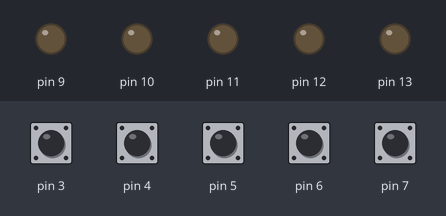
A sketch run on a simulated Arduino Uno, built with avr-gcc and run on an emulated ATmega328P. On the bench: output pins drawn as LEDs (lit = HIGH). The inputs (shaded band) are chosen by the test bench; at power-on: pin 3–7 HIGH.

Above: at 1.2 s.
1.3 s: pin 3 pulled LOW for 0.15 s
At 1.37 s:
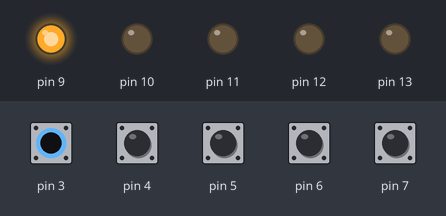
2.9 s: pin 4 pulled LOW for 0.15 s
At 2.97 s:
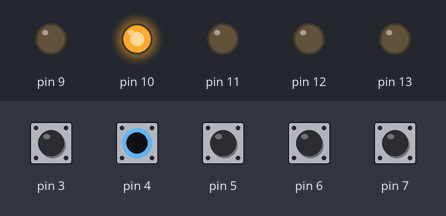
4.5 s: pin 5 pulled LOW for 0.15 s
At 4.57 s:
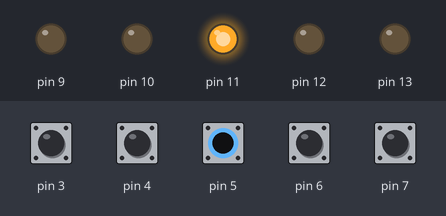
6.1 s: pin 6 pulled LOW for 0.15 s
At 6.17 s:
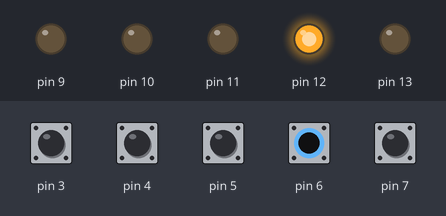
7.7 s: pin 7 pulled LOW for 0.15 s
At 7.77 s:
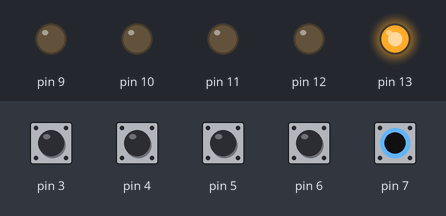
9.3 s: pin 3 driven LOW and pin 4 driven LOW
At 10.3 s:
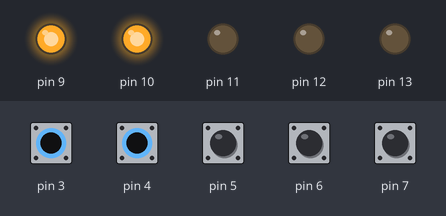
Timing chart, 0 to 11.8 s (numbered marks = the images above; inputs shaded):
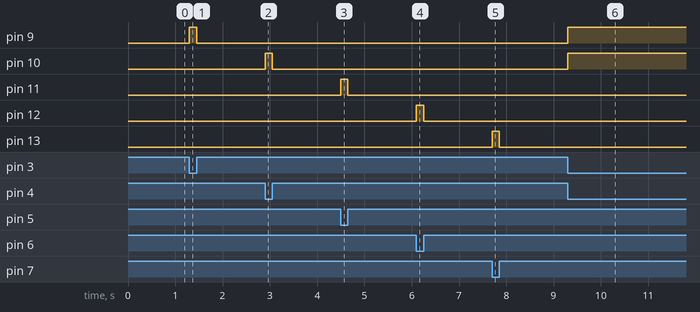

The sketch:

Test_Button.ino
```cpp
void setup() {
  // simple check for up to 5 buttons

  // light for buttons as output
 pinMode(13, OUTPUT);
 pinMode(12, OUTPUT);
 pinMode(11, OUTPUT);
 pinMode(10, OUTPUT);
 pinMode(9, OUTPUT);

  // buttons in input mode
  pinMode(3, INPUT);
  pinMode(4, INPUT);
  pinMode(5, INPUT);
  pinMode(6, INPUT);
  pinMode(7, INPUT);

  // buttons and both toggles countercurrent
  digitalWrite(3, HIGH);
  digitalWrite(4, HIGH);
  digitalWrite(5, HIGH);
  digitalWrite(6, HIGH);
  digitalWrite(7, HIGH);
}

void loop() {
  // check if any buttons or one of toggles is pressed;
  // rephrase as loop if feeling less lazy
  if(digitalRead(3) == LOW){
    digitalWrite(9, HIGH);
  } else {
    digitalWrite(9, LOW);
  }

  if(digitalRead(4) == LOW){
    digitalWrite(10, HIGH);
  } else {
    digitalWrite(10, LOW);
  }

  if(digitalRead(5) == LOW){
    digitalWrite(11, HIGH);
  } else {
    digitalWrite(11, LOW);
  }

  if(digitalRead(6) == LOW){
    digitalWrite(12, HIGH);
  } else {
    digitalWrite(12, LOW);
  }

  if(digitalRead(7) == LOW){
    digitalWrite(13, HIGH);
  } else {
    digitalWrite(13, LOW);
  }
}
```

Measured:
- after the input at 1.3 s, pin 9: LOW → HIGH at once, → LOW 0.15 s later
- after the input at 2.9 s, pin 10: LOW → HIGH at once, → LOW 0.15 s later
- after the input at 4.5 s, pin 11: LOW → HIGH at once, → LOW 0.15 s later
- after the input at 6.1 s, pin 12: LOW → HIGH at once, → LOW 0.15 s later
- after the input at 7.7 s, pin 13: LOW → HIGH at once, → LOW 0.15 s later
- after the input at 9.3 s, pin 9, pin 10: LOW → HIGH at once
